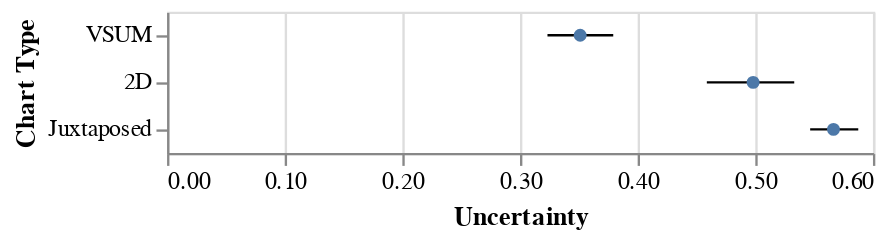

Vega-Lite specification for this chart:
### Vega-Lite specification from a JSON file in a GitHub repository (floating-point values rounded to 4 significant figures)
{"$schema": "https://vega.github.io/schema/vega-lite/v2.json", "data": {"values": [{"type": "2D", "mean": 0.4981, "ci1": 0.4588, "ci2": 0.5331}, {"type": "VSUM", "mean": 0.3511, "ci1": 0.3233, "ci2": 0.3792}, {"type": "Juxtaposed", "mean": 0.5664, "ci1": 0.5466, "ci2": 0.5875}]}, "layer": [{"mark": "rule", "encoding": {"y": {"field": "type", "type": "ordinal", "title": "Chart Type", "scale": {"domain": ["VSUM", "2D", "Juxtaposed"]}}, "x": {"field": "ci1", "type": "quantitative", "title": "Uncertainty", "axis": {"format": ".2f"}, "scale": {"zero": true}}, "x2": {"field": "ci2", "type": "quantitative"}}}, {"mark": "circle", "encoding": {"y": {"field": "type", "type": "ordinal", "scale": {"domain": ["Juxtaposed", "2D", "VSUM"]}}, "x": {"field": "mean", "type": "quantitative"}, "opacity": {"value": 1}}}]}
